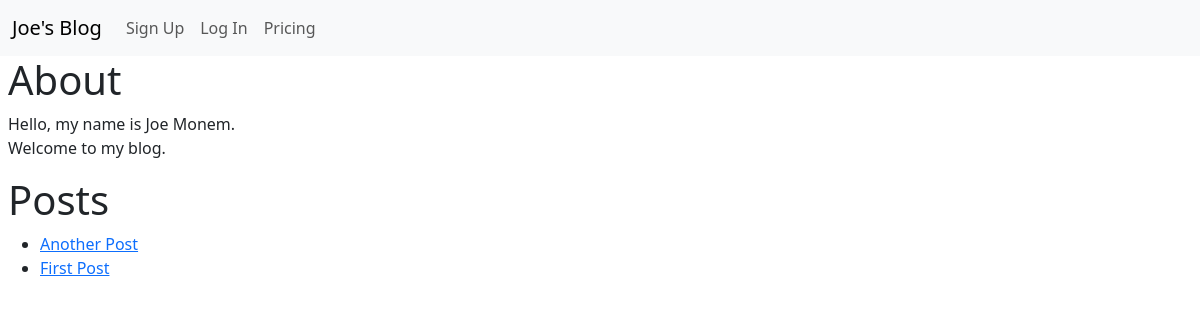
Before: / with the older database file.
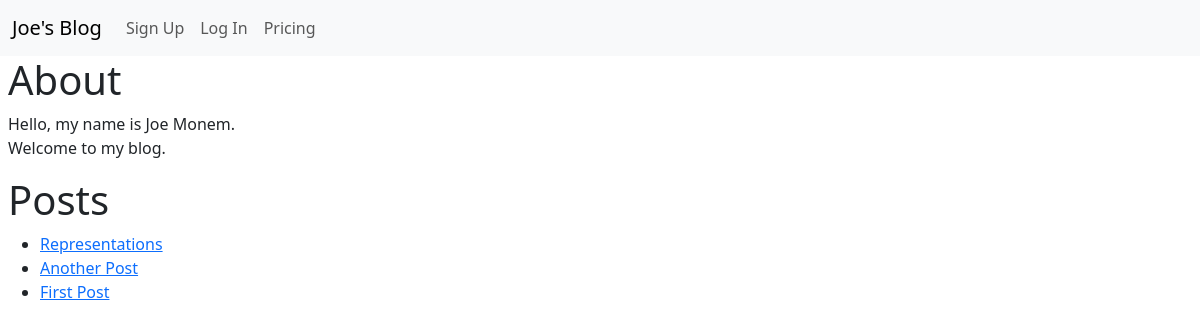
After: the same page with the newer database file.
### theblog/models.py (models this page shows, shortened)
class Post(models.Model):
    title = models.CharField(max_length=255)
    author = models.ForeignKey(User, on_delete=models.CASCADE)
    body = models.TextField(null=True)
    published_date = models.DateField(default=timezone.now)

### theblog/views.py (the view)
# urls.py: path("", HomeView.as_view(), name="home"),
class HomeView(ListView):
    model = Post
    template_name = "home.html"

### theblog/templates/home.html
{% extends 'base.html' %}
{%block content %}
<h1>About</h1>
<p>Hello, my name is Joe Monem. <br> Welcome to my blog.</p>
<h1>Posts</h1>
<ul>
    {% for post in object_list reversed %}
    <li>
        <a href="{%url 'article-details' post.pk %}"> {{post.title}} </a>
    </li>
    {% endfor %}
</ul>
{% endblock %}

Changed rows visible on the page:
added Post: title "Representations"
